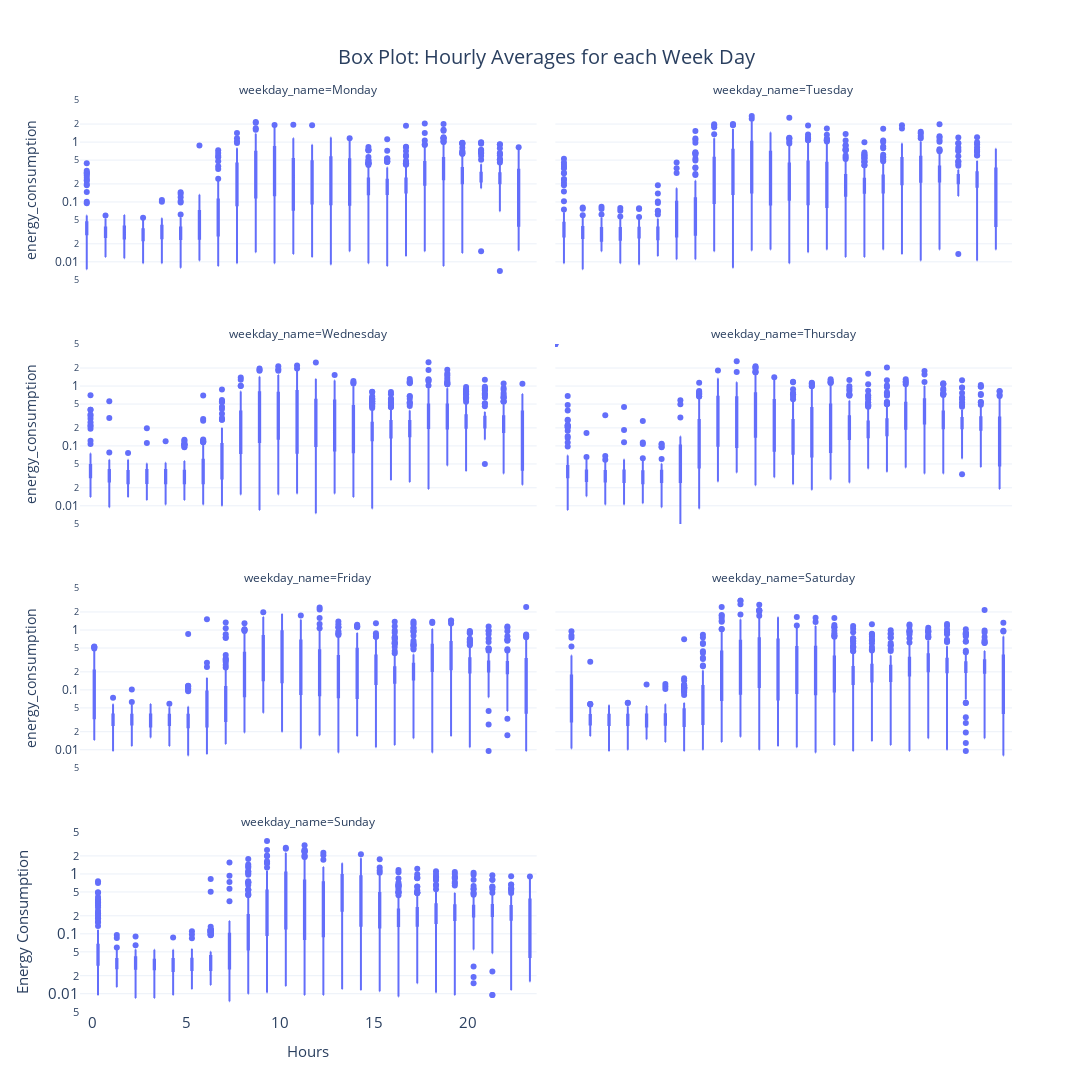

Notebook code for this chart:
### Code cell
fig = px.box(plot_df, y="energy_consumption", x="hour", facet_col="weekday_name", facet_col_wrap=2, log_y=True, category_orders={"weekday_name":ts_df.weekday_name.cat.categories.tolist()}, title="Box Plot: Hourly Averages for each Week Day")
fig = format_plot(fig, ylabel="Energy Consumption", xlabel="Hours", legends=None, figsize=(1200, 1500))
# fig.write_image("imgs/chapter_3/box_plot_hourly_weekday.png")
fig.show()

### Figure 1 — Plotly figure (JSON) as saved in the notebook; plotly's stock layout.template omitted (floating-point values rounded to 4 significant figures; data arrays with more than 128 entries replaced by an {"elided": "..."} marker saying what was removed)
{"data": [{"alignmentgroup": "True", "hovertemplate": "weekday_name=Monday<br>hour=%{x}<br>energy_consumption=%{y}<extra></extra>", "legendgroup": "", "marker": {"color": "#636efa"}, "name": "", "notched": false, "offsetgroup": "", "orientation": "v", "showlegend": false, "type": "box", "x": {"elided": "2712 int values"}, "x0": " ", "xaxis": "x7", "y": {"elided": "2712 float values"}, "y0": " ", "yaxis": "y7"}, {"alignmentgroup": "True", "hovertemplate": "weekday_name=Tuesday<br>hour=%{x}<br>energy_consumption=%{y}<extra></extra>", "legendgroup": "", "marker": {"color": "#636efa"}, "name": "", "notched": false, "offsetgroup": "", "orientation": "v", "showlegend": false, "type": "box", "x": {"elided": "2712 int values"}, "x0": " ", "xaxis": "x8", "y": {"elided": "2712 float values"}, "y0": " ", "yaxis": "y8"}, {"alignmentgroup": "True", "hovertemplate": "weekday_name=Wednesday<br>hour=%{x}<br>energy_consumption=%{y}<extra></extra>", "legendgroup": "", "marker": {"color": "#636efa"}, "name": "", "notched": false, "offsetgroup": "", "orientation": "v", "showlegend": false, "type": "box", "x": {"elided": "2712 int values"}, "x0": " ", "xaxis": "x5", "y": {"elided": "2712 float values"}, "y0": " ", "yaxis": "y5"}, {"alignmentgroup": "True", "hovertemplate": "weekday_name=Thursday<br>hour=%{x}<br>energy_consumption=%{y}<extra></extra>", "legendgroup": "", "marker": {"color": "#636efa"}, "name": "", "notched": false, "offsetgroup": "", "orientation": "v", "showlegend": false, "type": "box", "x": {"elided": "2712 int values"}, "x0": " ", "xaxis": "x6", "y": {"elided": "2712 float values"}, "y0": " ", "yaxis": "y6"}, {"alignmentgroup": "True", "hovertemplate": "weekday_name=Friday<br>hour=%{x}<br>energy_consumption=%{y}<extra></extra>", "legendgroup": "", "marker": {"color": "#636efa"}, "name": "", "notched": false, "offsetgroup": "", "orientation": "v", "showlegend": false, "type": "box", "x": {"elided": "2688 int values"}, "x0": " ", "xaxis": "x3", "y": {"elided": "2688 float values"}, "y0": " ", "yaxis": "y3"}, {"alignmentgroup": "True", "hovertemplate": "weekday_name=Saturday<br>hour=%{x}<br>energy_consumption=%{y}<extra></extra>", "legendgroup": "", "marker": {"color": "#636efa"}, "name": "", "notched": false, "offsetgroup": "", "orientation": "v", "showlegend": false, "type": "box", "x": {"elided": "2688 int values"}, "x0": " ", "xaxis": "x4", "y": {"elided": "2688 float values"}, "y0": " ", "yaxis": "y4"}, {"alignmentgroup": "True", "hovertemplate": "weekday_name=Sunday<br>hour=%{x}<br>energy_consumption=%{y}<extra></extra>", "legendgroup": "", "marker": {"color": "#636efa"}, "name": "", "notched": false, "offsetgroup": "", "orientation": "v", "showlegend": false, "type": "box", "x": {"elided": "2712 int values"}, "x0": " ", "xaxis": "x", "y": {"elided": "2712 float values"}, "y0": " ", "yaxis": "y"}], "layout": {"annotations": [{"font": {}, "showarrow": false, "text": "weekday_name=Sunday", "x": 0.245, "xanchor": "center", "xref": "paper", "y": 0.1975, "yanchor": "bottom", "yref": "paper"}, {"font": {}, "showarrow": false, "text": "weekday_name=Friday", "x": 0.245, "xanchor": "center", "xref": "paper", "y": 0.465, "yanchor": "bottom", "yref": "paper"}, {"font": {}, "showarrow": false, "text": "weekday_name=Saturday", "x": 0.755, "xanchor": "center", "xref": "paper", "y": 0.465, "yanchor": "bottom", "yref": "paper"}, {"font": {}, "showarrow": false, "text": "weekday_name=Wednesday", "x": 0.245, "xanchor": "center", "xref": "paper", "y": 0.7325, "yanchor": "bottom", "yref": "paper"}, {"font": {}, "showarrow": false, "text": "weekday_name=Thursday", "x": 0.755, "xanchor": "center", "xref": "paper", "y": 0.7325, "yanchor": "bottom", "yref": "paper"}, {"font": {}, "showarrow": false, "text": "weekday_name=Monday", "x": 0.245, "xanchor": "center", "xref": "paper", "y": 1, "yanchor": "bottom", "yref": "paper"}, {"font": {}, "showarrow": false, "text": "weekday_name=Tuesday", "x": 0.755, "xanchor": "center", "xref": "paper", "y": 1, "yanchor": "bottom", "yref": "paper"}], "autosize": false, "boxmode": "group", "height": 1200, "legend": {"font": {"size": 15}, "orientation": "h", "title": {}, "tracegroupgap": 0, "x": 1, "xanchor": "right", "y": 0.98, "yanchor": "bottom"}, "title": {"font": {"size": 20}, "text": "Box Plot: Hourly Averages for each Week Day", "x": 0.5, "xanchor": "center", "yanchor": "top"}, "width": 1500, "xaxis": {"anchor": "y", "domain": [0, 0.49], "tickfont": {"size": 15}, "title": {"font": {"size": 15}, "text": "Hours"}}, "xaxis2": {"anchor": "y2", "domain": [0.51, 1], "matches": "x", "title": {"text": "hour"}}, "xaxis3": {"anchor": "y3", "domain": [0, 0.49], "matches": "x", "showticklabels": false}, "xaxis4": {"anchor": "y4", "domain": [0.51, 1], "matches": "x", "showticklabels": false}, "xaxis5": {"anchor": "y5", "domain": [0, 0.49], "matches": "x", "showticklabels": false}, "xaxis6": {"anchor": "y6", "domain": [0.51, 1], "matches": "x", "showticklabels": false}, "xaxis7": {"anchor": "y7", "domain": [0, 0.49], "matches": "x", "showticklabels": false}, "xaxis8": {"anchor": "y8", "domain": [0.51, 1], "matches": "x", "showticklabels": false}, "yaxis": {"anchor": "x", "domain": [0, 0.1975], "tickfont": {"size": 15}, "title": {"font": {"size": 15}, "text": "Energy Consumption"}, "type": "log"}, "yaxis2": {"anchor": "x2", "domain": [0, 0.1975], "matches": "y", "showticklabels": false, "type": "log"}, "yaxis3": {"anchor": "x3", "domain": [0.2675, 0.465], "matches": "y", "title": {"text": "energy_consumption"}, "type": "log"}, "yaxis4": {"anchor": "x4", "domain": [0.2675, 0.465], "matches": "y", "showticklabels": false, "type": "log"}, "yaxis5": {"anchor": "x5", "domain": [0.535, 0.7325], "matches": "y", "title": {"text": "energy_consumption"}, "type": "log"}, "yaxis6": {"anchor": "x6", "domain": [0.535, 0.7325], "matches": "y", "showticklabels": false, "type": "log"}, "yaxis7": {"anchor": "x7", "domain": [0.8025, 1], "matches": "y", "title": {"text": "energy_consumption"}, "type": "log"}, "yaxis8": {"anchor": "x8", "domain": [0.8025, 1], "matches": "y", "showticklabels": false, "type": "log"}}}
